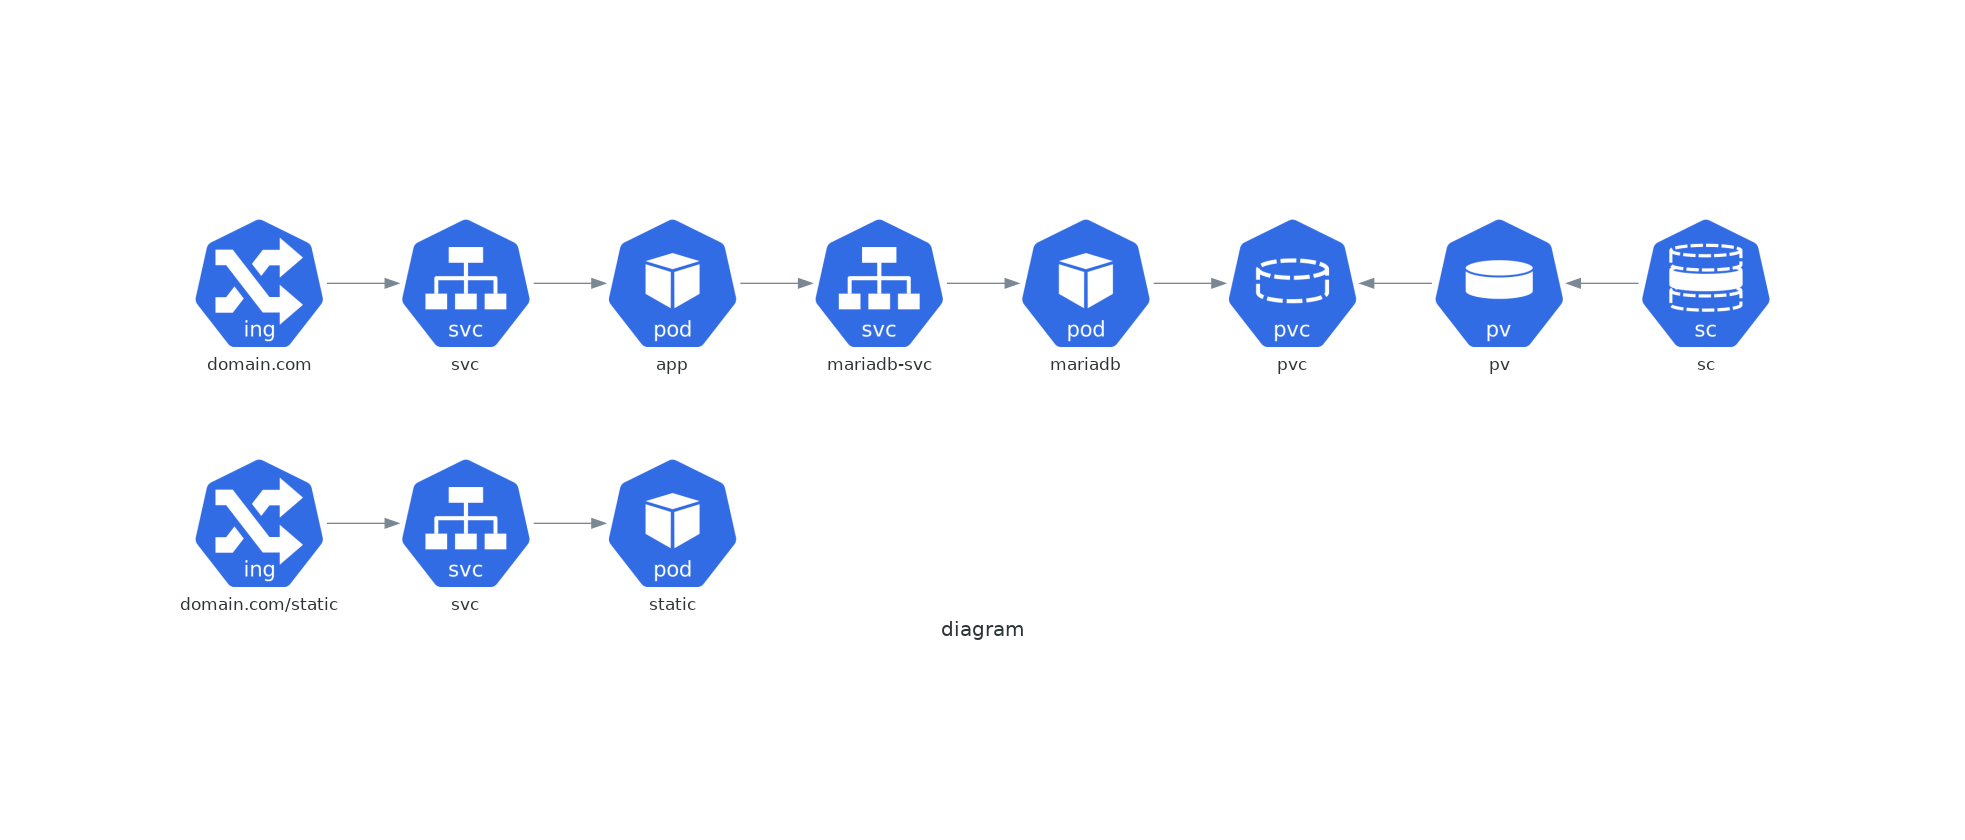

Source code (Python):
from diagrams import Diagram
from diagrams.k8s.compute import Pod
from diagrams.k8s.network import Ingress, Service
from diagrams.k8s.storage import PV, PVC, StorageClass

with Diagram("diagram", show=False):
    static = Ingress("domain.com/static") >> Service("svc") >> Pod("static")
    app = Ingress("domain.com") >> Service("svc")
    dbPod = Service("mariadb-svc")
    dbPod >> Pod("mariadb") >> PVC("pvc") << PV("pv") << StorageClass("sc")
    app >> Pod("app") >> dbPod
